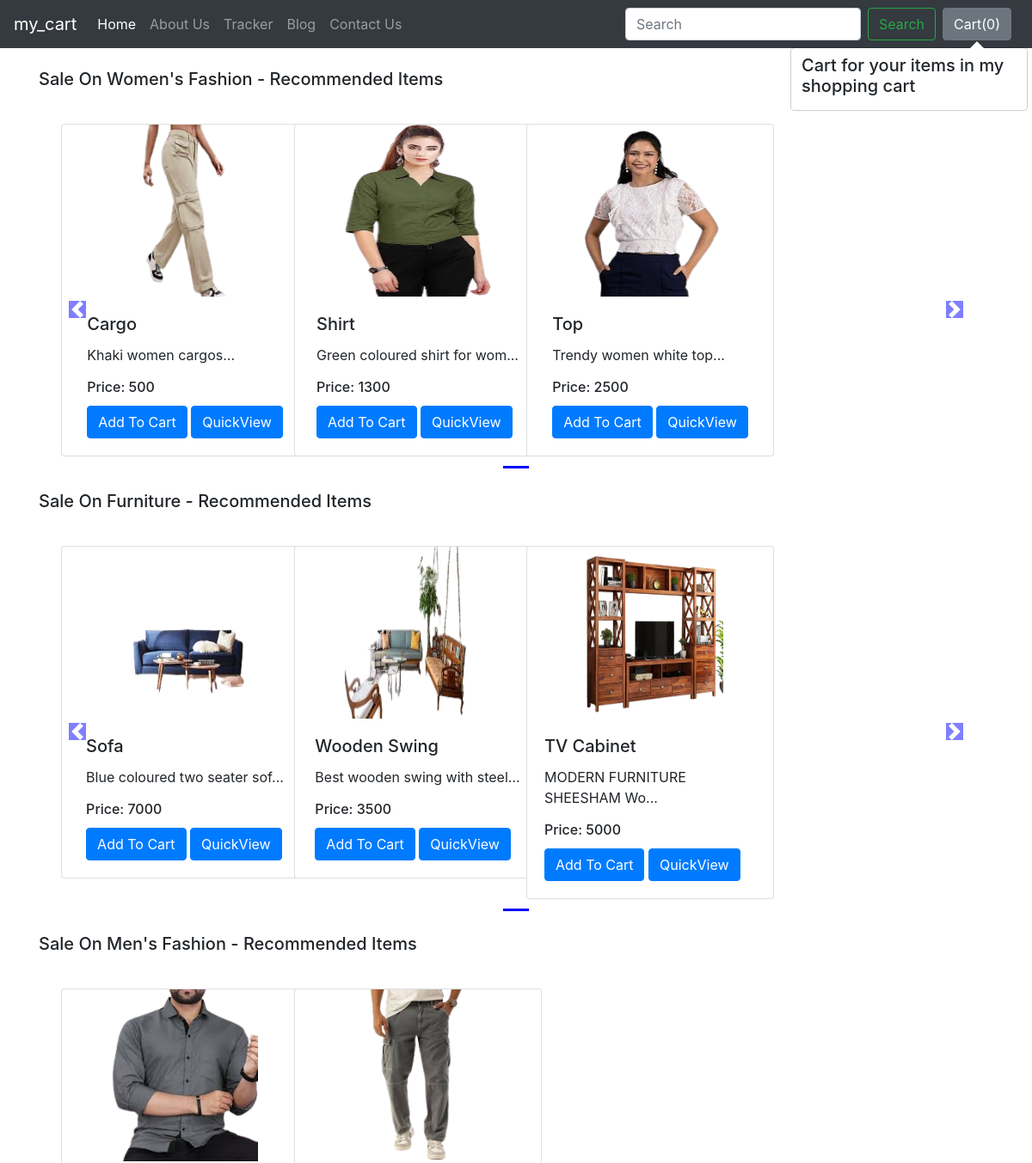
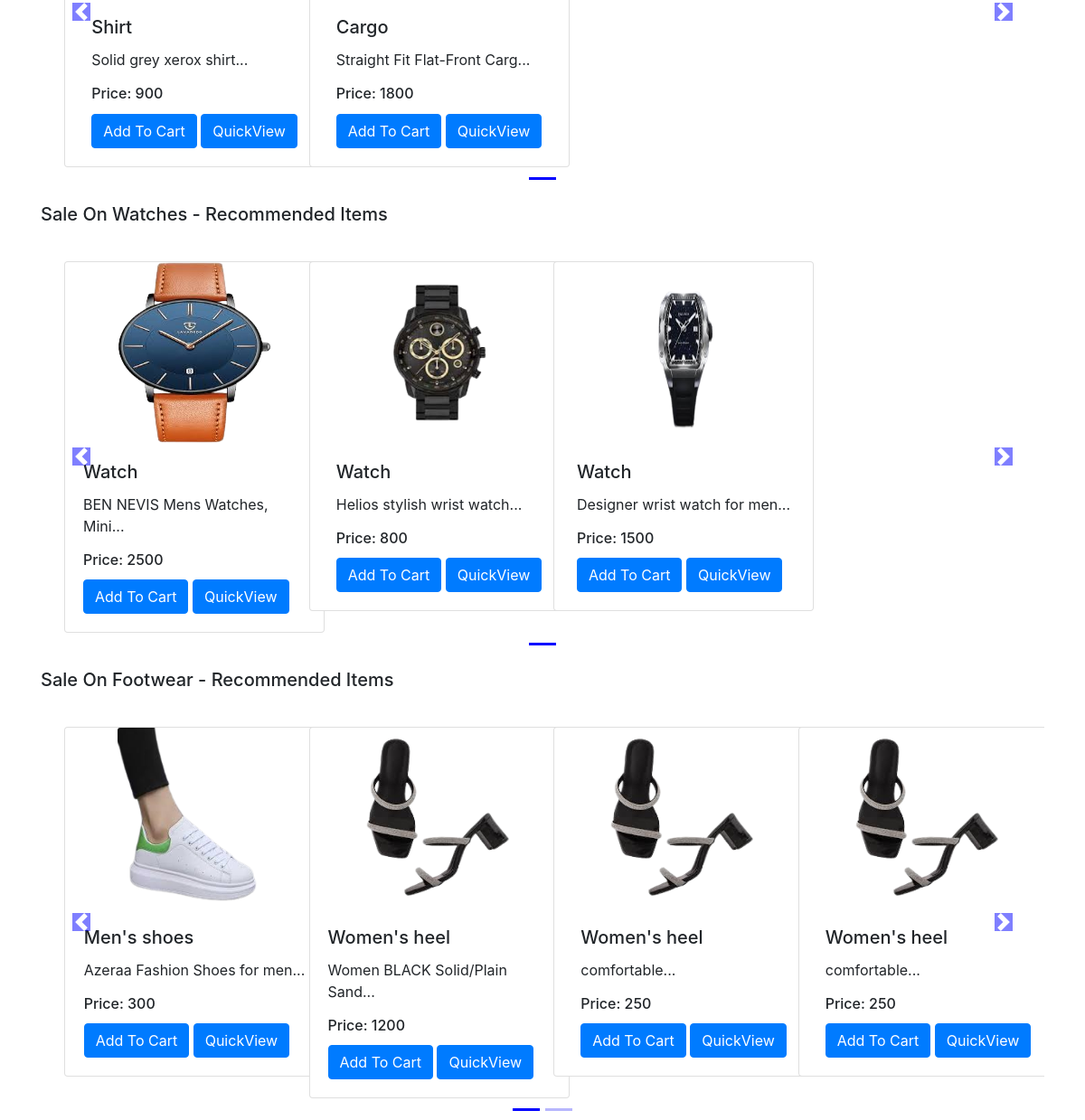
The app's page /shop/ with its own data (2 pictures, top to bottom).
### shop/models.py (models this page shows, shortened)
class Product(models.Model):
    product_id = models.AutoField
    product_name = models.CharField(max_length=30)
    category = models.CharField(max_length=50 , default="")
    subcategory = models.CharField(max_length=50 , default="")
    price = models.IntegerField(default=0)
    description = models.CharField(max_length=800)
    pub_date = models.DateField()
    image = models.ImageField(upload_to="shop/images" , default="")

### shop/views.py (the view)
# urls.py: path("", views.index, name='blogHome'),
def index(request):
    allProds = []
    catProds = Product.objects.values('category', 'id')
    cats = {item['category'] for item in catProds}
    for cat in cats:
        prod = Product.objects.filter(category = cat)
        n = len(prod)
        nslides = n//4 + ceil((n/4) - (n//4))
        allProds.append([prod, range(1,nslides), nslides])
    params = { 'allProds' : allProds}
    return render(request, 'shop/index.html', params)

### shop/templates/shop/index.html (shortened to what this page needs)
{% extends 'shop/basic.html' %}
{% block body %}
{% load static %}
<div class="container">
    {% for product, range, nSlides in allProds %}
    <h5 class="my-4">Sale On {{product.0.category}} - Recommended Items</h5>
    <div class="row">
        <div id="demo{{forloop.counter}}" class="col carousel slide my-3" data-ride="carousel">
            <ul class="carousel-indicators">
                <li data-target="#demo{{forloop.counter}}" data-slide-to="0" class="active"></li>
                {% for i in range %}
                <li data-target="#demo{{forloop.parentloop.counter}}" data-slide-to="{{i}}"></li>
                {% endfor %}
            </ul>
            <div class="container carousel-inner no-padding">
                <div class="carousel-item active">
                    {% for i in product %}
                    <div class="col-xs-3 col-sm-3 col-md-3">
                        <div class="card align-items-center" style="width: 18rem;">
                            <img src='/media/{{i.image}}' class="card-img-top" alt="...">
                            <div class="card-body">
                                <h5 class="card-title" id="namepr{{i.id}}">{{i.product_name}}</h5>
                                <p class="card-text">{{i.description|slice:"0:28"}}...</p>
                                <h6 class="card-title" >Price: <span id="pricepr{{i.id}}">{{i.price}}</span></h6>
                                <span id="divpr{{i.id}}" class="divpr">
                                    <button id="pr{{i.id}}" class="btn btn-primary cart">Add To Cart</button>
                                </span>
                                <a href="/shop/products/{{i.id}}"><button id="qv{{i.id}}" class="btn btn-primary cart">QuickView</button></a>
                            </div>
                        </div>
                    </div>
                    {% if forloop.counter|divisibleby:4 and forloop.counter > 0 and not forloop.last %}
                </div>
                <div class="carousel-item">
                    {% endif %}
                    {% endfor %}
                </div>
            </div>
        </div>
        <a class="carousel-control-prev" href="#demo{{forloop.counter}}" data-slide="prev">
            <span class="carousel-control-prev-icon"></span>
        </a>
        <a class="carousel-control-next" href="#demo{{forloop.counter}}" data-slide="next">
            <span class="carousel-control-next-icon"></span>
        </a>
    </div>
    {% endfor %}
</div>
{% endblock %}

### records on screen
Product: category "Women's Fashion", image (picture), product_name "Cargo", description "Khaki women cargos", price "500"
Product: image (picture), product_name "Shirt", description "Green coloured shirt for wom", price "1300"
Product: image (picture), product_name "Top", description "Trendy women white top", price "2500"
Product: category "Furniture", image (picture), product_name "Sofa", description "Blue coloured two seater sof", price "7000"
Product: image (picture), product_name "Wooden Swing", description "Best wooden swing with steel", price "3500"
Product: image (picture), product_name "TV Cabinet", description "MODERN FURNITURE SHEESHAM Wo", price "5000"
Product: category "Men's Fashion", image (picture), product_name "Shirt", description "Solid grey xerox shirt", price "900"
Product: image (picture), product_name "Cargo", description "Straight Fit Flat-Front Carg", price "1800"
Product: category "Watches", image (picture), product_name "Watch", description "BEN NEVIS Mens Watches, Mini", price "2500"
Product: image (picture), product_name "Watch", description "Helios stylish wrist watch", price "800"
Product: image (picture), product_name "Watch", description "Designer wrist watch for men", price "1500"
Product: category "Footwear", image (picture), product_name "Men's shoes", description "Azeraa Fashion Shoes for men", price "300"
Product: image (picture), product_name "Women's heel", description "Women BLACK Solid/Plain Sand", price "1200"
Product: image (picture), product_name "Women's heel", description "comfortable", price "250"
Product: image (picture), product_name "Women's heel", description "comfortable", price "250"
